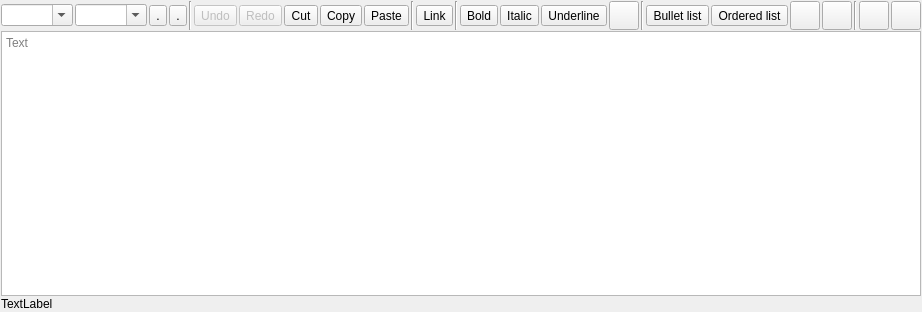
<?xml version="1.0" encoding="UTF-8"?>
<ui version="4.0">
 <class>MRichTextEdit</class>
 <widget class="QWidget" name="MRichTextEdit">
  <property name="geometry">
   <rect>
    <x>0</x>
    <y>0</y>
    <width>699</width>
    <height>312</height>
   </rect>
  </property>
  <property name="windowTitle">
   <string notr="true"/>
  </property>
  <layout class="QVBoxLayout" name="verticalLayout">
   <property name="spacing">
    <number>1</number>
   </property>
   <property name="leftMargin">
    <number>1</number>
   </property>
   <property name="topMargin">
    <number>1</number>
   </property>
   <property name="rightMargin">
    <number>1</number>
   </property>
   <property name="bottomMargin">
    <number>1</number>
   </property>
   <item>
    <widget class="QWidget" name="f_toolbar" native="true">
     <layout class="QHBoxLayout" name="horizontalLayout">
      <property name="spacing">
       <number>2</number>
      </property>
      <property name="leftMargin">
       <number>0</number>
      </property>
      <property name="topMargin">
       <number>0</number>
      </property>
      <property name="rightMargin">
       <number>0</number>
      </property>
      <property name="bottomMargin">
       <number>0</number>
      </property>
      <item>
       <widget class="QComboBox" name="f_paragraph">
        <property name="focusPolicy">
         <enum>Qt::ClickFocus</enum>
        </property>
        <property name="toolTip">
         <string>Paragraph formatting</string>
        </property>
        <property name="editable">
         <bool>true</bool>
        </property>
       </widget>
      </item>
      <item>
       <widget class="QComboBox" name="f_fontsize">
        <property name="focusPolicy">
         <enum>Qt::ClickFocus</enum>
        </property>
        <property name="toolTip">
         <string>Font size</string>
        </property>
        <property name="editable">
         <bool>true</bool>
        </property>
       </widget>
      </item>
      <item>
       <widget class="QToolButton" name="f_fgcolor">
        <property name="focusPolicy">
         <enum>Qt::ClickFocus</enum>
        </property>
        <property name="toolTip">
         <string>Text foreground color</string>
        </property>
        <property name="text">
         <string>.</string>
        </property>
        <property name="iconSize">
         <size>
          <width>22</width>
          <height>22</height>
         </size>
        </property>
       </widget>
      </item>
      <item>
       <widget class="QToolButton" name="f_bgcolor">
        <property name="focusPolicy">
         <enum>Qt::ClickFocus</enum>
        </property>
        <property name="toolTip">
         <string>Text background color</string>
        </property>
        <property name="text">
         <string>.</string>
        </property>
        <property name="iconSize">
         <size>
          <width>22</width>
          <height>22</height>
         </size>
        </property>
       </widget>
      </item>
      <item>
       <widget class="Line" name="line_4">
        <property name="orientation">
         <enum>Qt::Vertical</enum>
        </property>
       </widget>
      </item>
      <item>
       <widget class="QToolButton" name="f_undo">
        <property name="enabled">
         <bool>false</bool>
        </property>
        <property name="focusPolicy">
         <enum>Qt::ClickFocus</enum>
        </property>
        <property name="toolTip">
         <string>Undo (CTRL+Z)</string>
        </property>
        <property name="text">
         <string>Undo</string>
        </property>
        <property name="icon">
         <iconset resource="../gui/icons.qrc">
          <normaloff>:/icons/textedit/undo.png</normaloff>:/icons/textedit/undo.png</iconset>
        </property>
        <property name="iconSize">
         <size>
          <width>22</width>
          <height>22</height>
         </size>
        </property>
       </widget>
      </item>
      <item>
       <widget class="QToolButton" name="f_redo">
        <property name="enabled">
         <bool>false</bool>
        </property>
        <property name="focusPolicy">
         <enum>Qt::ClickFocus</enum>
        </property>
        <property name="toolTip">
         <string>Redo</string>
        </property>
        <property name="text">
         <string>Redo</string>
        </property>
        <property name="icon">
         <iconset resource="../gui/icons.qrc">
          <normaloff>:/icons/textedit/redo.png</normaloff>:/icons/textedit/redo.png</iconset>
        </property>
        <property name="iconSize">
         <size>
          <width>22</width>
          <height>22</height>
         </size>
        </property>
       </widget>
      </item>
      <item>
       <widget class="QToolButton" name="f_cut">
        <property name="focusPolicy">
         <enum>Qt::ClickFocus</enum>
        </property>
        <property name="toolTip">
         <string>Cut (CTRL+X)</string>
        </property>
        <property name="text">
         <string>Cut</string>
        </property>
        <property name="icon">
         <iconset resource="../gui/icons.qrc">
          <normaloff>:/icons/textedit/cut.png</normaloff>:/icons/textedit/cut.png</iconset>
        </property>
        <property name="iconSize">
         <size>
          <width>22</width>
          <height>22</height>
         </size>
        </property>
       </widget>
      </item>
      <item>
       <widget class="QToolButton" name="f_copy">
        <property name="focusPolicy">
         <enum>Qt::ClickFocus</enum>
        </property>
        <property name="toolTip">
         <string>Copy (CTRL+C)</string>
        </property>
        <property name="text">
         <string>Copy</string>
        </property>
        <property name="icon">
         <iconset resource="../gui/icons.qrc">
          <normaloff>:/icons/textedit/copy.png</normaloff>:/icons/textedit/copy.png</iconset>
        </property>
        <property name="iconSize">
         <size>
          <width>22</width>
          <height>22</height>
         </size>
        </property>
       </widget>
      </item>
      <item>
       <widget class="QToolButton" name="f_paste">
        <property name="focusPolicy">
         <enum>Qt::ClickFocus</enum>
        </property>
        <property name="toolTip">
         <string>Paste (CTRL+V)</string>
        </property>
        <property name="text">
         <string>Paste</string>
        </property>
        <property name="icon">
         <iconset resource="../gui/icons.qrc">
          <normaloff>:/icons/textedit/paste.png</normaloff>:/icons/textedit/paste.png</iconset>
        </property>
        <property name="iconSize">
         <size>
          <width>22</width>
          <height>22</height>
         </size>
        </property>
       </widget>
      </item>
      <item>
       <widget class="Line" name="line">
        <property name="orientation">
         <enum>Qt::Vertical</enum>
        </property>
       </widget>
      </item>
      <item>
       <widget class="QToolButton" name="f_link">
        <property name="focusPolicy">
         <enum>Qt::ClickFocus</enum>
        </property>
        <property name="toolTip">
         <string>Link (CTRL+L)</string>
        </property>
        <property name="text">
         <string>Link</string>
        </property>
        <property name="icon">
         <iconset resource="../gui/icons.qrc">
          <normaloff>:/icons/textedit/link.png</normaloff>:/icons/textedit/link.png</iconset>
        </property>
        <property name="iconSize">
         <size>
          <width>22</width>
          <height>22</height>
         </size>
        </property>
        <property name="checkable">
         <bool>true</bool>
        </property>
       </widget>
      </item>
      <item>
       <widget class="Line" name="line_3">
        <property name="orientation">
         <enum>Qt::Vertical</enum>
        </property>
       </widget>
      </item>
      <item>
       <widget class="QToolButton" name="f_bold">
        <property name="focusPolicy">
         <enum>Qt::ClickFocus</enum>
        </property>
        <property name="toolTip">
         <string notr="true">Bold (CTRL+B)</string>
        </property>
        <property name="text">
         <string>Bold</string>
        </property>
        <property name="icon">
         <iconset resource="../gui/icons.qrc">
          <normaloff>:/icons/textedit/bold.png</normaloff>:/icons/textedit/bold.png</iconset>
        </property>
        <property name="iconSize">
         <size>
          <width>22</width>
          <height>22</height>
         </size>
        </property>
        <property name="checkable">
         <bool>true</bool>
        </property>
       </widget>
      </item>
      <item>
       <widget class="QToolButton" name="f_italic">
        <property name="focusPolicy">
         <enum>Qt::ClickFocus</enum>
        </property>
        <property name="toolTip">
         <string>Italic (CTRL+I)</string>
        </property>
        <property name="text">
         <string>Italic</string>
        </property>
        <property name="icon">
         <iconset resource="../gui/icons.qrc">
          <normaloff>:/icons/textedit/italic.png</normaloff>:/icons/textedit/italic.png</iconset>
        </property>
        <property name="iconSize">
         <size>
          <width>22</width>
          <height>22</height>
         </size>
        </property>
        <property name="checkable">
         <bool>true</bool>
        </property>
       </widget>
      </item>
      <item>
       <widget class="QToolButton" name="f_underline">
        <property name="focusPolicy">
         <enum>Qt::ClickFocus</enum>
        </property>
        <property name="toolTip">
         <string>Underline (CTRL+U)</string>
        </property>
        <property name="text">
         <string>Underline</string>
        </property>
        <property name="icon">
         <iconset resource="../gui/icons.qrc">
          <normaloff>:/icons/textedit/underline.png</normaloff>:/icons/textedit/underline.png</iconset>
        </property>
        <property name="iconSize">
         <size>
          <width>22</width>
          <height>22</height>
         </size>
        </property>
        <property name="checkable">
         <bool>true</bool>
        </property>
       </widget>
      </item>
      <item>
       <widget class="QToolButton" name="f_strikeout">
        <property name="icon">
         <iconset resource="../gui/icons.qrc">
          <normaloff>:/icons/textedit/strikethrough.png</normaloff>:/icons/textedit/strikethrough.png</iconset>
        </property>
        <property name="iconSize">
         <size>
          <width>22</width>
          <height>22</height>
         </size>
        </property>
        <property name="checkable">
         <bool>true</bool>
        </property>
       </widget>
      </item>
      <item>
       <widget class="Line" name="line_5">
        <property name="orientation">
         <enum>Qt::Vertical</enum>
        </property>
       </widget>
      </item>
      <item>
       <widget class="QToolButton" name="f_list_bullet">
        <property name="focusPolicy">
         <enum>Qt::ClickFocus</enum>
        </property>
        <property name="toolTip">
         <string>Bullet list (CTRL+-)</string>
        </property>
        <property name="text">
         <string>Bullet list</string>
        </property>
        <property name="icon">
         <iconset resource="../gui/icons.qrc">
          <normaloff>:/icons/textedit/bullet-list.png</normaloff>:/icons/textedit/bullet-list.png</iconset>
        </property>
        <property name="iconSize">
         <size>
          <width>22</width>
          <height>22</height>
         </size>
        </property>
        <property name="checkable">
         <bool>true</bool>
        </property>
       </widget>
      </item>
      <item>
       <widget class="QToolButton" name="f_list_ordered">
        <property name="focusPolicy">
         <enum>Qt::ClickFocus</enum>
        </property>
        <property name="toolTip">
         <string>Ordered list (CTRL+=)</string>
        </property>
        <property name="text">
         <string>Ordered list</string>
        </property>
        <property name="icon">
         <iconset resource="../gui/icons.qrc">
          <normaloff>:/icons/textedit/numberd-list.png</normaloff>:/icons/textedit/numberd-list.png</iconset>
        </property>
        <property name="iconSize">
         <size>
          <width>22</width>
          <height>22</height>
         </size>
        </property>
        <property name="checkable">
         <bool>true</bool>
        </property>
       </widget>
      </item>
      <item>
       <widget class="QToolButton" name="f_indent_dec">
        <property name="focusPolicy">
         <enum>Qt::ClickFocus</enum>
        </property>
        <property name="toolTip">
         <string>Decrease indentation (CTRL+,)</string>
        </property>
        <property name="icon">
         <iconset resource="../gui/icons.qrc">
          <normaloff>:/icons/textedit/left-indent.png</normaloff>:/icons/textedit/left-indent.png</iconset>
        </property>
        <property name="iconSize">
         <size>
          <width>22</width>
          <height>22</height>
         </size>
        </property>
       </widget>
      </item>
      <item>
       <widget class="QToolButton" name="f_indent_inc">
        <property name="focusPolicy">
         <enum>Qt::ClickFocus</enum>
        </property>
        <property name="toolTip">
         <string>Increase indentation (CTRL+.)</string>
        </property>
        <property name="icon">
         <iconset resource="../gui/icons.qrc">
          <normaloff>:/icons/textedit/right-indent.png</normaloff>:/icons/textedit/right-indent.png</iconset>
        </property>
        <property name="iconSize">
         <size>
          <width>22</width>
          <height>22</height>
         </size>
        </property>
       </widget>
      </item>
      <item>
       <widget class="Line" name="line_2">
        <property name="orientation">
         <enum>Qt::Vertical</enum>
        </property>
       </widget>
      </item>
      <item>
       <widget class="QToolButton" name="f_image">
        <property name="toolTip">
         <string>Attach a Picture</string>
        </property>
        <property name="icon">
         <iconset resource="../gui/icons.qrc">
          <normaloff>:/icons/textedit/photo-of-a-landscape.png</normaloff>:/icons/textedit/photo-of-a-landscape.png</iconset>
        </property>
        <property name="iconSize">
         <size>
          <width>22</width>
          <height>22</height>
         </size>
        </property>
       </widget>
      </item>
      <item>
       <spacer name="horizontalSpacer">
        <property name="orientation">
         <enum>Qt::Horizontal</enum>
        </property>
        <property name="sizeHint" stdset="0">
         <size>
          <width>40</width>
          <height>20</height>
         </size>
        </property>
       </spacer>
      </item>
      <item>
       <widget class="QToolButton" name="f_menu">
        <property name="text">
         <string/>
        </property>
        <property name="icon">
         <iconset resource="../gui/icons.qrc">
          <normaloff>:/icons/textedit/settings.png</normaloff>:/icons/textedit/settings.png</iconset>
        </property>
        <property name="iconSize">
         <size>
          <width>22</width>
          <height>22</height>
         </size>
        </property>
       </widget>
      </item>
     </layout>
     <zorder>f_paragraph</zorder>
     <zorder>f_undo</zorder>
     <zorder>f_redo</zorder>
     <zorder>f_cut</zorder>
     <zorder>f_copy</zorder>
     <zorder>f_paste</zorder>
     <zorder>line</zorder>
     <zorder>f_link</zorder>
     <zorder>line_3</zorder>
     <zorder>f_italic</zorder>
     <zorder>f_underline</zorder>
     <zorder>line_2</zorder>
     <zorder>line_5</zorder>
     <zorder>f_list_bullet</zorder>
     <zorder>f_list_ordered</zorder>
     <zorder>f_indent_dec</zorder>
     <zorder>f_indent_inc</zorder>
     <zorder>f_bold</zorder>
     <zorder>f_strikeout</zorder>
     <zorder>f_image</zorder>
     <zorder>f_menu</zorder>
     <zorder>f_fontsize</zorder>
     <zorder>f_fgcolor</zorder>
     <zorder>f_bgcolor</zorder>
     <zorder>line_4</zorder>
    </widget>
   </item>
   <item>
    <widget class="MimeTextEdit" name="f_textedit">
     <property name="autoFormatting">
      <set>QTextEdit::AutoNone</set>
     </property>
     <property name="tabChangesFocus">
      <bool>true</bool>
     </property>
     <property name="placeholderText">
      <string>Text</string>
     </property>
    </widget>
   </item>
   <item>
    <widget class="QLabel" name="f_info">
     <property name="text">
      <string>TextLabel</string>
     </property>
    </widget>
   </item>
  </layout>
 </widget>
 <customwidgets>
  <customwidget>
   <class>MimeTextEdit</class>
   <extends>QTextEdit</extends>
   <header>gui/common/MimeTextEdit.h</header>
  </customwidget>
 </customwidgets>
 <tabstops>
  <tabstop>f_textedit</tabstop>
  <tabstop>f_strikeout</tabstop>
  <tabstop>f_image</tabstop>
  <tabstop>f_menu</tabstop>
 </tabstops>
 <resources>
  <include location="../gui/images.qrc"/>
  <include location="../gui/icons.qrc"/>
 </resources>
 <connections/>
</ui>
